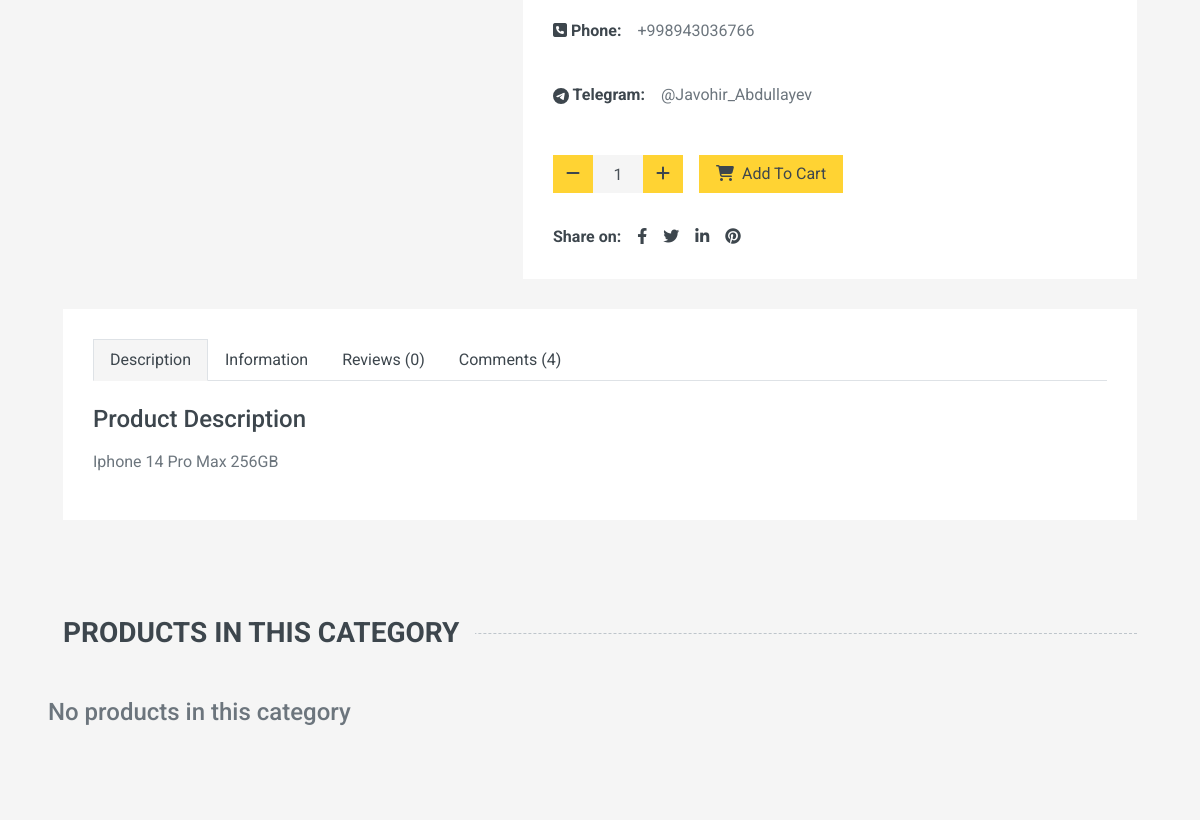
The app's page /products/1/detail/ (signed in, middle part), older data.
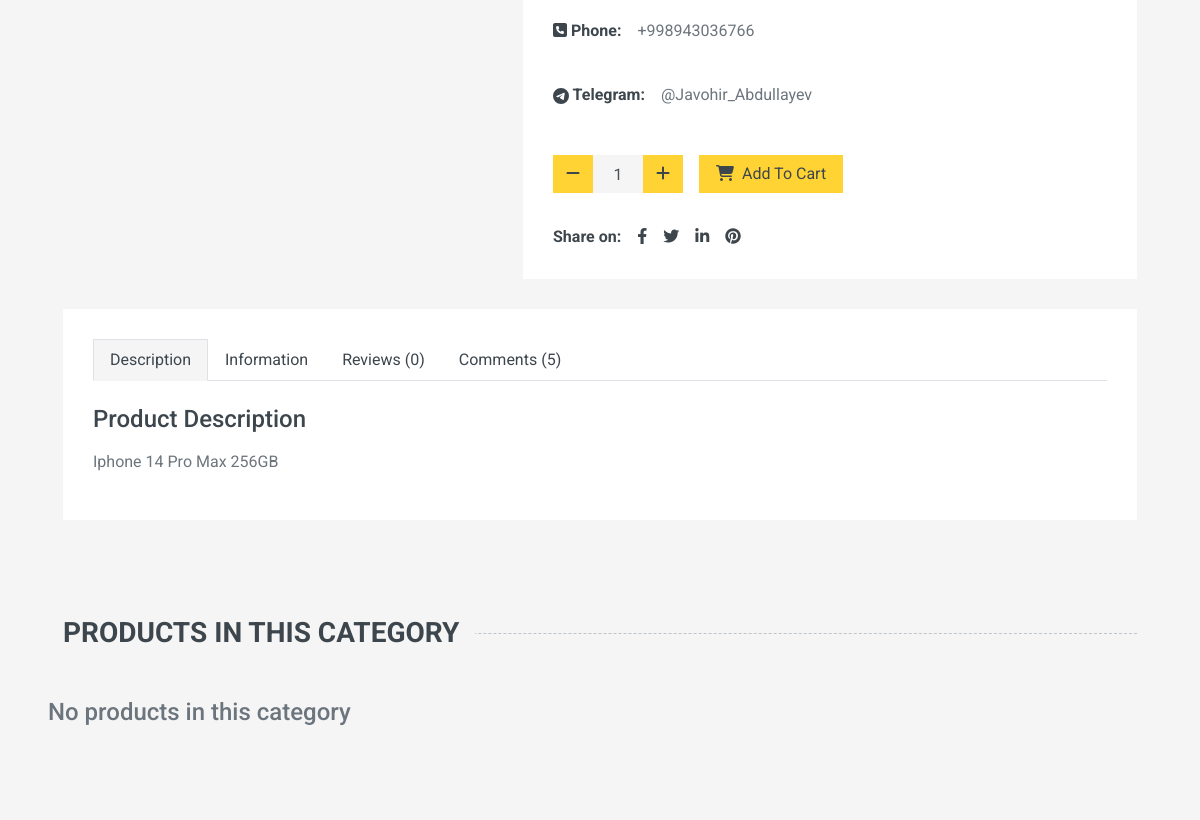
The same page, newer data.
### products/models.py (models this page shows, shortened)
class Product(models.Model):
    author = models.ForeignKey(CustomUser, on_delete=models.CASCADE)
    category = models.ForeignKey(Category, on_delete=models.CASCADE)
    title = models.CharField(max_length=255)
    description = models.TextField()
    price = models.DecimalField(max_digits=100000000, decimal_places=2)
    address = models.CharField(max_length=150)
    phone_number = models.CharField(max_length=17)
    tg_username = models.CharField(max_length=150)
    created_at = models.DateTimeField(auto_now_add=True)
    updated_at = models.DateTimeField(auto_now=True)
    color = models.ManyToManyField(Colors)
    url = models.URLField(max_length = 1000, blank=True, null=True)
    seo_keywords = models.TextField()
    seo_description = models.TextField()
    class Meta:
        ordering = ['-created_at']

### products/views.py (the view)
# urls.py: path('<int:product_id>/detail/', views.product_detail, name='product_detail'),
def product_detail(request, product_id):
    product = get_object_or_404(Product, id=product_id)
    return render(request, 'pages/product_detail.html', {'product': product})

### main/views.py (called while the page is built)
def for_all_pages(request):
    categories = Category.objects.all()
    clotheCategory = ClotheCategory.objects.all()
    items = list(Category.objects.all())
    random_items = random.sample(items, 3)
    return {
            'categories': categories,
            'random_items': random_items,
            'clotheCategory':clotheCategory
            }

### users/models.py (called while the page is built)
    def __str__(self):
        return str(self.username)

### templates/pages/product_detail.html (shortened to what the changed rows need)
{% extends 'layouts/base.html' %}
{% block content %}
    <div class="container-fluid pb-5">
        <div class="row px-xl-5">
            <div class="col-lg-7 h-auto mb-30">
                <div class="h-100 bg-light p-30">
                    <div class="d-flex mb-4">
                        <p><strong class="text-dark mr-3"><i class="fa fa-phone-square" aria-hidden="true"></i> Phone:</strong>{{product.phone_number}}</p>
                    </div>
                    <div class="d-flex mb-4">
                        <p><strong class="text-dark mr-3"> Telegram:</strong>@{{product.tg_username}}</p>
                    </div>
                </div>
            </div>
        </div>
        <div class="row px-xl-5">
            <div class="col">
                <div class="bg-light p-30">
                    <div class="nav nav-tabs mb-4">
                        <a class="nav-item nav-link text-dark active" data-toggle="tab" href="#tab-pane-1">Description</a>
                        <a class="nav-item nav-link text-dark" data-toggle="tab" href="#tab-pane-2">Information</a>
                        <a class="nav-item nav-link text-dark" data-toggle="tab" href="#tab-pane-3">Reviews (0)</a>
                        <a class="nav-item nav-link text-dark" data-toggle="tab" href="#tab-pane-4">Comments ({{ product.comment_set.count }}) </a>
                    </div>
                    <div class="tab-content">
                        <div class="tab-pane fade show active" id="tab-pane-1">
                            <h4 class="mb-3">Product Description</h4>
                            <p>{{product.description}}</p>
                        </div>
                    </div>
                </div>
            </div>
        </div>
    </div>
    <div class="container-fluid pt-5 pb-3">
        <div class="row px-xl-5">
            {% for product in product.category.product_set.all %}
            {% if product != product %}
            <div class="col-lg-3 col-md-4 col-sm-6 pb-1">
                <div class="product-item bg-light mb-4">
                    <div class="product-img position-relative overflow-hidden" style="background-color:#fff;">
                        {% if product.productimage_set.exists %}
                        <img class="img-fluid w-100" src="{{product.productimage_set.first.image.url}}" alt="{{product.title}} - {{product.category.name}}">
                        {% endif %}
                        <div class="product-action">
                            <a class="btn btn-outline-dark btn-square" href="" style="border-radius:8px"><i class="fa fa-shopping-cart"></i></a>
                            <a class="btn btn-outline-dark btn-square" href="" style="border-radius:8px"><i class="far fa-heart"></i></a>
                        </div>
                    </div>
                    <div class="text-center py-4">
                        <a class="h6 text-decoration-none text-truncate" href="{% url 'product:product_detail' product.id %}">{{product.title}}</a>
                        <div class="d-flex align-items-center justify-content-center mt-2">
                            <h5>${{product.price}}</h5>
                        </div>
                        <div class="d-flex align-items-center justify-content-center mb-1">
                            <small class="fa fa-star text-primary mr-1"></small>
                            <small class="fa fa-star text-primary mr-1"></small>
                            <small class="fa fa-star text-primary mr-1"></small>
                            <small class="fa fa-star text-primary mr-1"></small>
                            <small class="fa fa-star text-primary mr-1"></small>
                            <small>(99)</small>
                        </div>
                    </div>
                </div>
            </div>
            {% else %}
            <div class="text-center py-4">
                <h4 class="text-muted">No products in this category</h4>
            </div>
            {% endif %}
            {% endfor %}
        </div>
    </div>
{% endblock content %}

Row changes from the older to the newer data that the page shows:
changed Product "Javohir_Abdullayev": comment_set.count "4" → "5"
